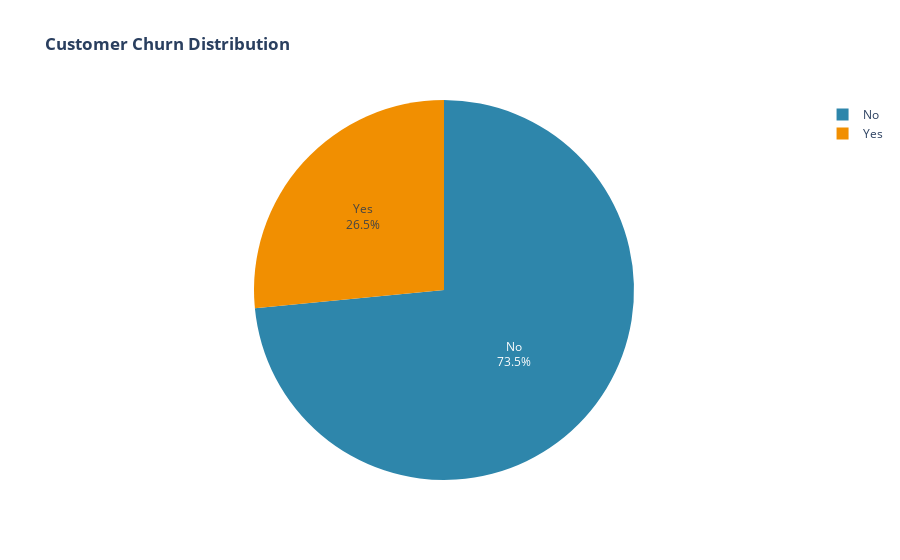

The cell this chart's notebook holds for it:
### Code cell
fig1 = px.pie(df, names='Churn', title='<b>Customer Churn Distribution</b>',
             color_discrete_sequence=COLOR_PALETTE)
fig1.update_traces(textposition='inside', textinfo='percent+label')
fig1.update_layout(uniformtext_minsize=12, uniformtext_mode='hide')
fig1.show()

### Figure 1 — Plotly figure (JSON) as saved in the notebook; plotly's stock layout.template omitted (floating-point values rounded to 4 significant figures; data arrays with more than 128 entries replaced by an {"elided": "..."} marker saying what was removed)
{"data": [{"domain": {"x": [0, 1], "y": [0, 1]}, "hovertemplate": "Churn=%{label}<extra></extra>", "labels": {"elided": "7043 str values"}, "legendgroup": "", "name": "", "showlegend": true, "textinfo": "percent+label", "textposition": "inside", "type": "pie"}], "layout": {"legend": {"tracegroupgap": 0}, "piecolorway": ["#2E86AB", "#F18F01", "#C73E1D", "#3B1F2B", "#6CBEED"], "title": {"text": "<b>Customer Churn Distribution</b>"}, "uniformtext": {"minsize": 12, "mode": "hide"}}}
